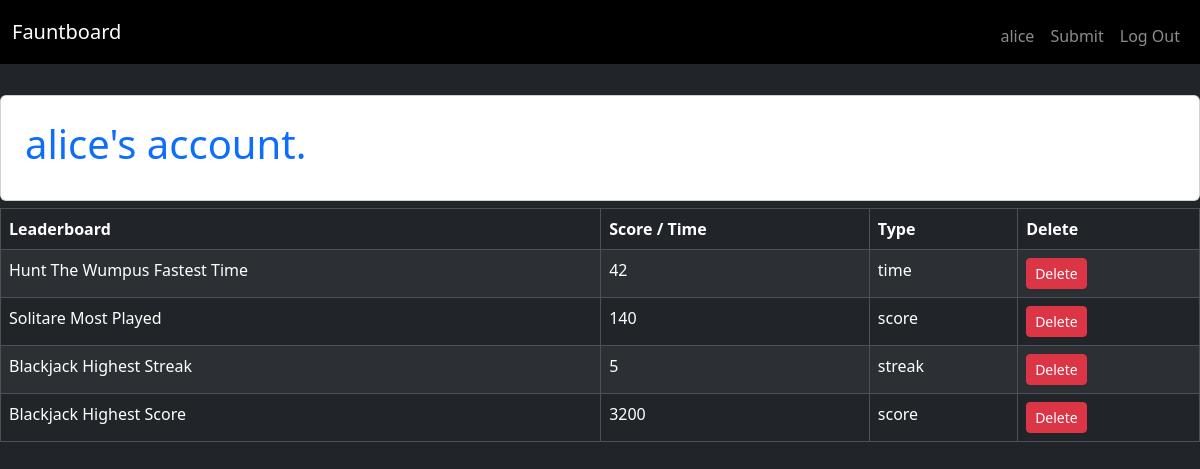
Page /account (signed in) on the earlier database version.
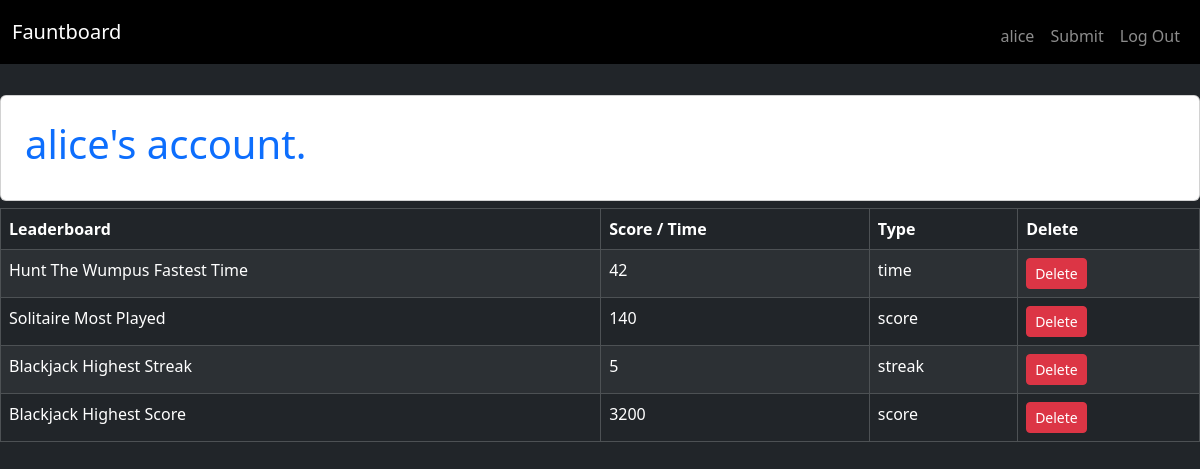
Same page on the later database version.
### tables this page shows
CREATE TABLE "leaderboard_entries" (
    id INTEGER PRIMARY KEY,
    leaderboard_id INTEGER NOT NULL,
    user_id INTEGER NOT NULL, user TEXT NOT NULL REFERENCES users(username), type TEXT NOT NULL,
    score INTEGER NOT NULL,
    FOREIGN KEY (leaderboard_id) REFERENCES leaderboards(id),
    FOREIGN KEY (user_id) REFERENCES users(id)
);

CREATE TABLE "leaderboards" (
    id INTEGER PRIMARY KEY,
    name TEXT NOT NULL, description TEXT,
    image_path TEXT
, type TEXT NOT NULL);

### app.py (the view)
@app.route("/account")
def account():
    db = get_db()
    submissions = db.execute("""
        SELECT leaderboard_entries.id,
               leaderboard_entries.score,
               leaderboard_entries.type,
               leaderboards.name AS leaderboard_name
        FROM leaderboard_entries
        JOIN leaderboards ON leaderboard_entries.leaderboard_id = leaderboards.id
        WHERE leaderboard_entries.user = ?
        ORDER BY leaderboard_entries.id DESC
    """, (session["username"],)).fetchall()
    return render_template("account.html", submissions=submissions)

### app.py (called while the page is built)
def get_db():
    if "db" not in g:
        g.db = sqlite3.connect("database.db")
        g.db.row_factory = sqlite3.Row
    return g.db

@app.before_request
def load_user():
    g.user = None
    if "user_id" in session:
        db = get_db()
        g.user = db.execute(
            "SELECT * FROM users WHERE id = ?",
            (session["user_id"],)
        ).fetchone()

### templates/account.html (shortened to what this page needs)
{% extends 'base.html' %}
{% block content %}
<div class="d-flex justify-content-center align-items-center" style="height: 15vh;">
  <div class="card p-4 bg-white" style="width: 1500px;">
    <h1 class="text-primary">{{ g.user['username'] }}'s account.</h1>
  </div>
</div>
{% if g.user and g.user['role'] == 'User' %}
{% if submissions %}
<table class="table table-dark table-striped table-bordered">
    <thead>
        <tr>
            <th>Leaderboard</th>
            <th>Score / Time</th>
            <th>Type</th>
            <th>Delete</th>
        </tr>
    </thead>
    <tbody>
        {% for s in submissions %}
        <tr>
            <td>{{ s.leaderboard_name }}</td>
            <td>{{ s.score }}</td>
            <td>{{ s.type }}</td>
            <td>
                <form action="{{ url_for('delete_submission', entry_id=s.id) }}" method="POST">
                    <button class="btn btn-danger btn-sm">Delete</button>
                </form>
            </td>
        </tr>
        {% endfor %}
    </tbody>
</table>
{% else %}
    <p class="text-warning mt-2 mx-2">This user hasn't submitted anything yet.</p>
{% endif %}
{% endif %}
{% endblock %}

Differences in the rows shown:
changed through a linked row, leaderboard_entries: leaderboard_name "Solitare Most Played" → "Solitaire Most Played"
